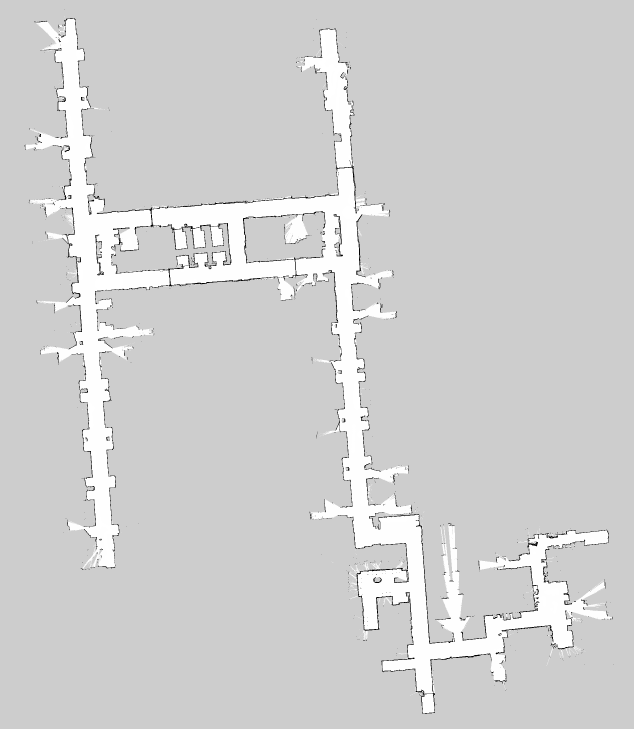
#> input picture 2dlocalizer_scripts/map499.png, 1902 x 2187 px (shown at 1/3 size)
$ python 2dlocalizer.py   (older library calls are emulated)
#> lines starting #> are read from the running program, lines starting #| are printed output that depends on the picture; after the words box and inside, x2 and y2 are one past the last pixel; in counts of white or black regions, pixels touching at a corner belong together
### 2dlocalizer_scripts/localizer_2d_utils.py
import os
from copy import deepcopy
from enum import Enum
from typing import List

import cv2
import numpy as np
import yaml


class MapValue(Enum):
    UNKNOWN = 205
    INVALID = 1
    OCC = 0
    FREE = 254


def get_file_path_in_the_same_folder(filename):
    """To get the full, absolute file path

    Args:
        filename (_type_): Single file name

    Returns:
        _type_: _description_
    """
    absolute_file_path = os.path.abspath(__file__)
    dir_name = os.path.dirname(absolute_file_path)
    return os.path.join(dir_name, filename)


def load_map_and_meta_data(img_path, metadata_path):
    # Replace 'map.yaml' with the path to your uploaded YAML file
#> called with img_path = '2dlocalizer_scripts/map499.png', metadata_path = '2dlocalizer_scripts/map499.yaml'
    with open(metadata_path, "r") as file:
        map_metadata = yaml.safe_load(file)
    # Replace 'map.pgm' with the path to your uploaded PGM file
    # map_image = mpimg.imread(img_path)
    map_image = cv2.imread(img_path)
#> map_image is the input picture: shape (2187, 1902, 3); min 0, max 255, mean 208.6
    return map_metadata, map_image


def rgba_to_grayscale(map_image):
    try:
        if map_image.shape[2] == 4:
            return cv2.cvtColor(map_image, cv2.COLOR_BGRA2GRAY)
        elif map_image.shape[2] == 3:
            return cv2.cvtColor(map_image, cv2.COLOR_BGR2GRAY)
        else:
            return map_image
    except Exception:
        return map_image


# [53 lines left out: functions get_points_on_search_grid, get_vector_1_pixel_away_vectorized, map_pixel_to_matrix_single, not called in this run]


def map_pixel_to_matrix(
    points_for_all_thetas: List[np.ndarray], origin_px: np.ndarray, img_height: float
):
    # [theta1[np.array(x,y)...], theta2 [...]]
    # [10/resolution, 10/resolution] in m. This is the pixel coord of the map origin,
    # relative to the bottom left corner of the image
    # TODO: this actually messes up points_for_all_thetas
    return_arr = deepcopy(points_for_all_thetas)
    for points_for_single_theta in return_arr:
        points_for_single_theta += origin_px
        points_for_single_theta[:, 1] = img_height - points_for_single_theta[:, 1]
        points_for_single_theta[:, :] = points_for_single_theta[:, [1, 0]]
    return return_arr


def matrix_to_map_pixel(
    matrix_indices_orig: np.ndarray, origin_px: np.ndarray, img_height: float
):
    # [x1,y1; x2, y2...]
    matrix_indices = deepcopy(matrix_indices_orig)
    matrix_indices = matrix_indices[:, [1, 0]]
    matrix_indices[:, 1] = img_height - matrix_indices[:, 1]
    matrix_indices -= origin_px
    return matrix_indices.astype(int)


def matrix_coords_to_image_coords(matrix_coords):
    return matrix_coords[::-1]


def map_to_img_pixel(map_point: np.ndarray, origin_px: np.ndarray, img_height: float):
    matrix_coords = map_pixel_to_matrix_single(map_point, origin_px, img_height)
    return matrix_coords_to_image_coords(matrix_coords)


###################################################################################
# img -> map Transforms
###################################################################################
def img_pixel_to_matrix_coords(image_coords):
    return image_coords[::-1]


def matrix_coords_to_shifted_map(matrix_coords, img_height):
    return np.array([matrix_coords[1], img_height - matrix_coords[0]])


def shifted_map_to_map(shifted_map_point, origin_xy_pixel):
    return shifted_map_point - origin_xy_pixel


# [4 lines left out: function img_pixel_to_map, not called in this run]


###################################################################################
# Img utils
###################################################################################
def add_pose_to_relative_poses(
    p_hits_for_all_thetas: List[np.ndarray], pose: np.ndarray
):
    # pose is [x,y]
    p_hits_for_all_thetas_single_cp = deepcopy(p_hits_for_all_thetas)
    for p_hits_for_all_thetas_single in p_hits_for_all_thetas_single_cp:
        p_hits_for_all_thetas_single += pose
    return p_hits_for_all_thetas_single_cp


# [6 lines left out: function create_mask, not called in this run]


def get_binary_image(image):
    return (image > 0).astype(np.uint8)


def get_gradient_mat(mat):
    sobelx = cv2.Sobel(mat, cv2.CV_64F, 1, 0, ksize=3)
    sobely = cv2.Sobel(mat, cv2.CV_64F, 0, 1, ksize=3)
    result_img = np.sqrt(sobelx**2 + sobely**2)
    result_img = cv2.GaussianBlur(
        result_img, (1, 1), 0
    )  # (5, 5) is the kernel size, 0 is sigmaX
    return get_binary_image(result_img)


# [13 lines that do not run on import are left out]

### 2dlocalizer_scripts/2dlocalizer.py
#!/usr/bin/env python3
"""
TODOs:
1. **The current scan matching method is subject to local minima, and is not feasible for large spaces**
1. Need scan message angular increments. Right now it's hardcoded
2. Map saved from map_server doesn't provide correct occupancy_threshold. We are hardcoding them
3. Need laser scan effective ranges
"""


# import matplotlib.image as mpimg
import pickle
import time
from collections import deque
from multiprocessing import Pool
from typing import Deque, Dict, List, Tuple

import cv2
import numpy as np
from localizer_2d_utils import (MapValue, add_pose_to_relative_poses,
                                create_mask, get_file_path_in_the_same_folder,
                                get_gradient_mat,
                                get_vector_1_pixel_away_vectorized,
                                load_map_and_meta_data, map_pixel_to_matrix,
                                matrix_to_map_pixel, rgba_to_grayscale)

SEARCH_GRID_RESOLUTION = 4  # 0.2m
BEAM_SEARCH_KERNEL_SIZE = 2
BEAM_NOICE_VARIANCE = 0.1  # in meter
# TODO
NUM_ANGULAR_SEG = 128
# NUM_ANGULAR_SEG = 4
TEMPLATE_MATCHING_THRESHOLD = 0.25


def map_px_to_plot_coordinates(map_px, origin):
    return map_px - origin


def load_scan_messages(filename):
    with open(filename, "rb") as file:
        data = pickle.load(file)
    return data


# [13 lines left out: function visualize_matrix, not called in this run]


def visualize_map(
    map_image,
    origin_px,
    best_laser_endbeam_xy=None,
    p_free_endbeams=None,
    robot_pose=None,
):
    import matplotlib.pyplot as plt

    origin_x_px, origin_y_px = origin_px
    plt.figure(figsize=(10, 10))
    img_width = map_image.shape[1]
    img_height = map_image.shape[0]
    x_ticks = np.arange(-origin_x_px, img_width - origin_x_px)
    y_ticks = np.arange(-origin_y_px, img_height - origin_y_px)
    plt.imshow(
        map_image,
        cmap="gray",
        extent=[x_ticks[0], x_ticks[-1], y_ticks[0], y_ticks[-1]],
    )  # Maps are often best visualized in grayscale

    plt.title("Map Visualization")
    plt.xlabel("Matrix Y(plot X)")
    plt.ylabel("Matrix X(plot Y)")
    map_origin_px = np.array([0, 0, 0])
    plt.plot(map_origin_px[0], map_origin_px[1], "ro")  # Red dot
    plt.text(map_origin_px[0], map_origin_px[1], "Origin", color="red")
    if robot_pose is not None:
        plt.plot(robot_pose[0], robot_pose[1], "ro")  # Red dot
        plt.text(robot_pose[0], robot_pose[1], "robot", color="purple")

    # One Big Difference between matplotlib plot and np array is x and y in np array row major.
    # The visualization here is column major.
    def show_scatter_plot(points: List[np.ndarray], color: str, label: str):
        x_coords = [xy[0] for xy in points]
        y_coords = [xy[1] for xy in points]

        plt.scatter(
            x_coords, y_coords, c=color, marker="o", label=label, s=2, linewidths=0.05
        )
        # Adding a legend to identify the points
        plt.legend()

    if best_laser_endbeam_xy is not None:
        show_scatter_plot(
            points=best_laser_endbeam_xy, color="red", label="Laser Endpoints"
        )

    if p_free_endbeams is not None:
        show_scatter_plot(
            points=p_free_endbeams, color="green", label="Last Free Points"
        )

    plt.show()


# [16 lines left out: function transform_laser_scan, not called in this run]


def get_laser_endbeam_relative_for_all_thetas(
    search_thetas: np.ndarray,
    bearings: np.ndarray,
    scan_msg: np.ndarray,
    effective_range: float,
    resolution: float,
):
    # return array doesn't have inf. And they are in pixelized map frame
    assert len(scan_msg) == len(
        bearings
    ), "number of bearings and scan_msg should be the same"
    p_hits_for_all_thetas = []
    # [theta1[(x,y)...], theta2 [...]]
    for theta in search_thetas:
        p_hit_xs_relative = [
            np.round(d * np.cos(bearing + theta) / resolution)
            for d, bearing in zip(scan_msg, bearings)
            if d <= effective_range
        ]  # x = d*cos(theta+bearing)
        p_hit_ys_relative = [
            np.round(d * np.sin(bearing + theta) / resolution)
            for d, bearing in zip(scan_msg, bearings)
            if d <= effective_range
        ]  # y = d*sin(theta+bearing)
        p_hits_for_all_thetas.append(
            np.asarray(
                [
                    np.array((x, y), dtype=int)
                    for x, y in zip(p_hit_xs_relative, p_hit_ys_relative)
                ]
            )
        )
    # combine_xy_for_all_thetas
    return p_hits_for_all_thetas


# [24 lines left out: functions get_p_frees_for_all_thetas, downsample, not called in this run]


def generate_smallest_matrix(point_list, orig_in_matrix_coord: np.ndarray):
    matrices = []
    relative_robot_poses_in_mat = []
    for points in point_list:
        x_coords = np.asarray([points[0] for points in points], dtype=int)
        y_coords = np.asarray([points[1] for points in points], dtype=int)
        min_x = min(x_coords)
        min_y = min(y_coords)
        max_x = max(x_coords)
        max_y = max(y_coords)
        new_mat = np.ones((max_x - min_x + 1, max_y - min_y + 1))
        x_coords -= min_x
        y_coords -= min_y
        for x, y in zip(x_coords, y_coords):
            new_mat[x][y] = 0
        matrices.append(new_mat)
        relative_robot_poses_in_mat.append(
            orig_in_matrix_coord[0][0] - np.array([min_x, min_y])
        )
    return matrices, relative_robot_poses_in_mat


# [18 lines left out: functions vanilla_score, score, not called in this run]


def find_score(args) -> Tuple[Deque, Deque, Deque]:
    """Find score for a single theta.

    Args:
        args (_type_): _description_
    """
    (
        binary_map_image,
        theta_id,
        p_hits_for_all_thetas_image_single_theta,
        relative_robot_poses_in_mat_theta,
        origin_px,
        img_height,
    ) = args
    template = p_hits_for_all_thetas_image_single_theta.astype(np.uint8)
    # binary_map_image = downsample(binary_map_image, 4)
    # template = downsample(template, 4)
    res = cv2.matchTemplate(binary_map_image, template, cv2.TM_CCOEFF)
    # res = cv2.matchTemplate(binary_map_image, template, cv2.TM_CCOEFF_NORMED)
    # Important: cv2.minMaxLoc returns [y,x] while np.where returns [x,y]
    candidate_mat_coords = np.where(res > TEMPLATE_MATCHING_THRESHOLD)
    # Got a list of candidates. try to score them.
    scores = deque()
    points = deque()
    p_hits = deque()

    _, score, min_loc, max_loc = cv2.minMaxLoc(res, None)
    if score > TEMPLATE_MATCHING_THRESHOLD:
        max_loc = max_loc[::-1]
        # TODO Remember to remove
        # print(f"Rico: max_loc raw: {max_loc}")
        max_loc += relative_robot_poses_in_mat_theta
        max_loc_map_pose = matrix_to_map_pixel(
            np.array([max_loc]), origin_px, img_height
        )
        p_hits_for_theta_absolute = add_pose_to_relative_poses(
            [p_hits_for_all_thetas[theta_id]], max_loc_map_pose
        )
        scores.append(score)
        points.append(max_loc)
        p_hits.append(p_hits_for_theta_absolute)
    return scores, points, p_hits


def get_img_gradient(p_hits_for_all_thetas_images):
    p_hits_for_all_thetas_image_gradients = deque()
    for p_hits_for_all_thetas_image in p_hits_for_all_thetas_images:
        p_hits_for_all_thetas_image_gradients.append(
            get_gradient_mat(p_hits_for_all_thetas_image)
        )
    return p_hits_for_all_thetas_image_gradients


def optimize_using_template_matching(
    map_image: np.ndarray,
):
    start_time = time.time()
    p_hits_for_all_thetas_for_pose_matrix = map_pixel_to_matrix(
        p_hits_for_all_thetas, origin_px, img_height
    )
    origin_in_matrix_coords = map_pixel_to_matrix(
        [
            np.array(
                [
                    [0, 0],
                ]
            )
        ],
        origin_px,
        img_height,
    )
    (
        p_hits_for_all_thetas_images,
        relative_robot_poses_in_mat,
    ) = generate_smallest_matrix(
        p_hits_for_all_thetas_for_pose_matrix, origin_in_matrix_coords
    )
    p_hits_for_all_thetas_image_gradients = get_img_gradient(
        p_hits_for_all_thetas_images
    )

    pool = Pool()
    THETA_NUM = len(search_thetas)
    task_args = zip(
        [img_gradient] * THETA_NUM,
        list(range(THETA_NUM)),
        p_hits_for_all_thetas_image_gradients,
        # p_hits_for_all_thetas_images,
        relative_robot_poses_in_mat,
        [origin_px] * THETA_NUM,
        [img_height] * THETA_NUM,
    )
    # TODO
    # for t in task_args:
    #     find_score(t)
    results = pool.map(find_score, task_args)
    pool.close()
    pool.join()

    # Find the result with the best score
    best_score = -np.inf
    best_point_so_far = None
    best_p_hits = None

    for scores, points, p_hits_ls in results:
        for s, point, p_hits in zip(scores, points, p_hits_ls):
            # TODO Remember to remove
            # print(f"Rico: s: {s}, point: {point}")
            if s > best_score:
                best_score = s
                best_point_so_far = point
                # TODO this is ugly
                best_p_hits = p_hits[0]

    print(f"Rico: best_point_so_far: {best_point_so_far}, score: {best_score}")
    print(f"Rico: total_time: {time.time() - start_time}")

    if best_point_so_far is not None:
        best_point_so_far = matrix_to_map_pixel(
            np.array(
                [
                    best_point_so_far,
                ]
            ),
            origin_px,
            img_height,
        )
        visualize_map(
            map_image, origin_px, best_p_hits, robot_pose=best_point_so_far[0]
        )


if __name__ == "__main__":
    map_metadata, map_image = load_map_and_meta_data(
        get_file_path_in_the_same_folder("map499.png"),
        get_file_path_in_the_same_folder("map499.yaml"),
    )
#> map_metadata = {'image': 'map499.png', 'resolution': 0.05, 'origin': [-29.94, -68.21, 0], 'occupied_thresh': 0.65, 'free_thresh': 0.196, 'negate': 0}
    # map_metadata, map_image = load_map_and_meta_data(get_file_path_in_the_same_folder("bird_world.pgm"),
    #                                                  get_file_path_in_the_same_folder("bird_world.yaml"))
    map_image = rgba_to_grayscale(map_image)
    all_data = load_scan_messages(get_file_path_in_the_same_folder("scan_data.pkl"))
#> (reads 2dlocalizer_scripts/scan_data.pkl from the repository)
    img_gradient = get_gradient_mat(map_image)
#> in get_gradient_mat, `sobelx = cv2.Sobel(mat, cv2.CV_64F, 1, 0, ksize=3)`:
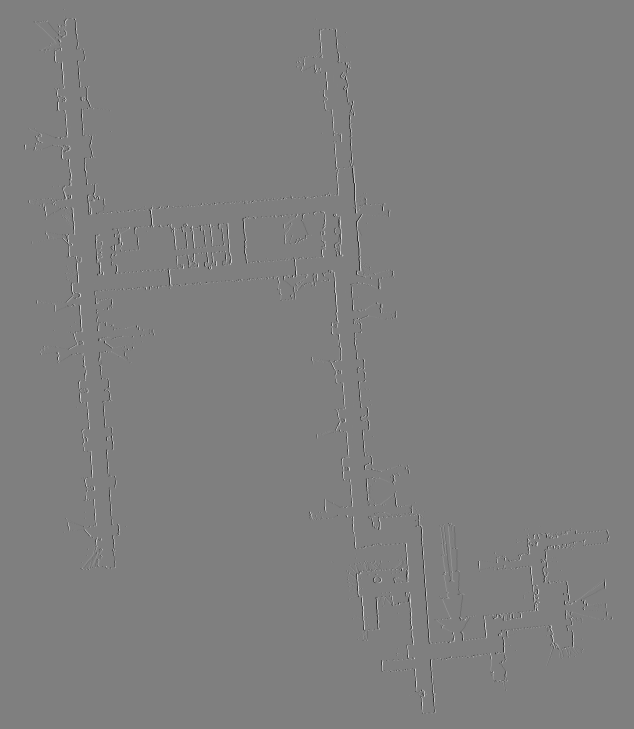
#> sobelx: shape (2187, 1902) float64 (shown at 1/3 size); min -1020, max 1020, mean 0; drawn with min black and max white
#> in get_binary_image, `return (image > 0).astype(np.uint8)`:
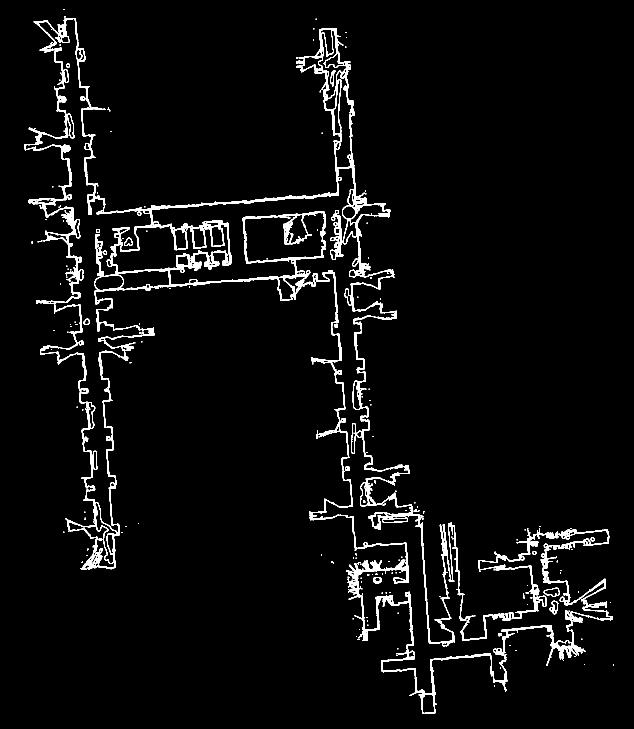
#> returned value: shape (2187, 1902) (shown at 1/3 size); values 0 (black) and 1 (white), 3.5% white; 275 white regions (214 under 20 px), largest, box (x1, y1, x2, y2) and area: (73, 54, 1839, 2142) 133583, (991, 630, 1030, 780) 1787, (285, 703, 312, 827) 1231
    resolution = map_metadata["resolution"]
#> resolution = 0.05
    img_width = map_image.shape[1]
    img_height = map_image.shape[0]
    # [10/resolution, 10/resolution] in m. This is the pixel coord of the map origin,
    # relative to the bottom left corner of the image
    origin_px = (
        np.array([-map_metadata["origin"][0], -map_metadata["origin"][1]]) / resolution
    ).astype(int)
#> origin_px = [598, 1364]
    # TODO Remember to remove
    print(f"Rico: origin_px: {origin_px}")
#| Rico: origin_px: [ 598 1364]

    # # Convert world coordinates to pixel coordinates
    # # Especially y, because in robotics, Y starts from bottoms up
    # # while in computer graphics, Y starts from top down
    # visualize_map(map_image, origin_px)
    # meter -> pixels
    effective_range = 10 / resolution
#> effective_range = 200
    trial_scan_msg = all_data[400]
    print(f"length of data: {len(all_data)}, trial_scan_msg: {len(trial_scan_msg)}")

    # TODO
    search_thetas = np.arange(0, 2 * np.pi, np.pi / NUM_ANGULAR_SEG)
    # search_thetas = [np.pi/2]
    bearings = np.arange(0, 2 * np.pi, 2 * np.pi / len(trial_scan_msg))
    # From now on, we are operating in pixelized map frame
    # [theta1[(x,y)...], theta2 [...]]
    p_hits_for_all_thetas = get_laser_endbeam_relative_for_all_thetas(
        search_thetas=search_thetas,
        bearings=bearings,
        scan_msg=trial_scan_msg,
        effective_range=effective_range,
        resolution=resolution,
    )
#> after the loop in get_laser_endbeam_relative_for_all_thetas, `for theta in search_thetas:`: p_hits_for_all_thetas = 256 items
#> p_hits_for_all_thetas = 256 items

    optimize_using_template_matching(
        map_image=map_image,
    )
#> the loop in map_pixel_to_matrix (call 2), `for points_for_single_theta in return_arr:` made 1 pass
#> in optimize_using_template_matching, `origin_in_matrix_coords = map_pixel_to_matrix( [ np.array( [ [0, 0], ]..`: origin_in_matrix_coords = [[[823, 598]]]
#> the loop in generate_smallest_matrix, `for points in point_list:` made 256 passes
#> (min_x, min_y, max_x, max_y) on passes 1 to 3: (752, 507, 922, 713), (753, 507, 923, 714), (753, 506, 924, 714)
#> after the loop in generate_smallest_matrix, `for points in point_list:`:
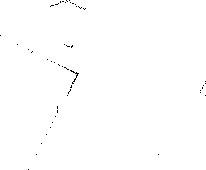
#> new_mat: shape (170, 206) float64; values 0 (black) and 1 (white), 99.7% white; black in thin lines or dots
#> after the loop in generate_smallest_matrix, `for points in point_list:`: matrices = 256 items; relative_robot_poses_in_mat = 256 pairs, first value 52 to 117, second value 52 to 117
#> in optimize_using_template_matching, `( p_hits_for_all_thetas_images, relative_robot_poses_in_mat, ) = gener..`: p_hits_for_all_thetas_images = 256 items
#> the loop in get_img_gradient, `for p_hits_for_all_thetas_image in p_hits_for_all_thetas_images:` made 256 passes
#> pass 1, in get_gradient_mat (call 2), `sobelx = cv2.Sobel(mat, cv2.CV_64F, 1, 0, ksize=3)`:
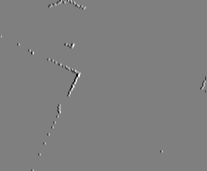
#> sobelx: shape (171, 207) float64; min -4, max 4, mean -0.000226; drawn with min black and max white
#> in find_score, `res = cv2.matchTemplate(binary_map_image, template, cv2.TM_CCOEFF)`:
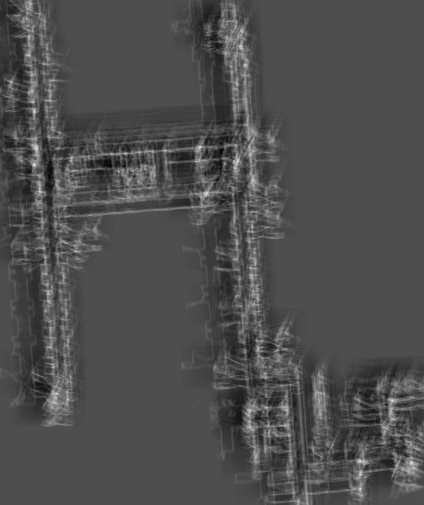
#> res: shape (2017, 1696) float32 (shown at 1/4 size); min -95.38, max 215.9, mean 0.2; drawn with min black and max white
#> in find_score, `candidate_mat_coords = np.where(res > TEMPLATE_MATCHING_THRESHOLD)`: candidate_mat_coords = 694650 positions, rows 0 to 2016, columns 0 to 1695
#> in find_score, `_, score, min_loc, max_loc = cv2.minMaxLoc(res, None)`: score = 215.9; min_loc = (443, 662); max_loc = (801, 587)
#> in find_score, `max_loc = max_loc[::-1]`: max_loc = (587, 801)
#> in find_score, `max_loc += relative_robot_poses_in_mat_theta`: max_loc = [658, 892]
#> in matrix_to_map_pixel, `matrix_indices = deepcopy(matrix_indices_orig)`: matrix_indices = [[658, 892]]
#> in matrix_to_map_pixel, `matrix_indices = matrix_indices[:, [1, 0]]`: matrix_indices = [[892, 658]]
#> in matrix_to_map_pixel, `matrix_indices -= origin_px`: matrix_indices = [[294, 165]]
#> in add_pose_to_relative_poses, `p_hits_for_all_thetas_single_cp = deepcopy(p_hits_for_all_thetas)`: p_hits_for_all_thetas_single_cp = 1 item
#> the loop in add_pose_to_relative_poses, `for p_hits_for_all_thetas_single in p_hits_for_all_thetas_single_cp:` made 1 pass
#> in find_score (call 2), `template = p_hits_for_all_thetas_image_single_theta.astype(np.uint8)`:
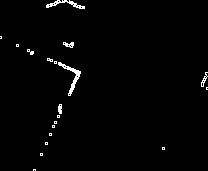
#> template: shape (171, 208); values 0 (black) and 1 (white), 1.5% white in thin lines or dots
#> in find_score (call 2), `candidate_mat_coords = np.where(res > TEMPLATE_MATCHING_THRESHOLD)`: candidate_mat_coords = 699957 positions, rows 0 to 2016, columns 0 to 1694
#> in find_score (call 2), `_, score, min_loc, max_loc = cv2.minMaxLoc(res, None)`: score = 207.4; min_loc = (882, 613); max_loc = (135, 660)
#> in find_score (call 2), `max_loc = max_loc[::-1]`: max_loc = (660, 135)
#> in find_score (call 2), `max_loc += relative_robot_poses_in_mat_theta`: max_loc = [730, 226]
#> in find_score (call 2), `max_loc_map_pose = matrix_to_map_pixel( np.array([max_loc]), origin_px..`: max_loc_map_pose = [[-372, 93]]
#> the loop in add_pose_to_relative_poses (call 2), `for p_hits_for_all_thetas_single in p_hits_for_all_thetas_single_cp:` made 1 pass
#> in find_score (call 3), `template = p_hits_for_all_thetas_image_single_theta.astype(np.uint8)`:
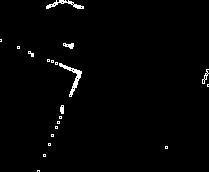
#> template: shape (172, 209); values 0 (black) and 1 (white), 1.5% white in thin lines or dots
#> in find_score (call 3), `candidate_mat_coords = np.where(res > TEMPLATE_MATCHING_THRESHOLD)`: candidate_mat_coords = 695119 positions, rows 0 to 2015, columns 0 to 1693
#> (the rest of the program and of its run is left out)
